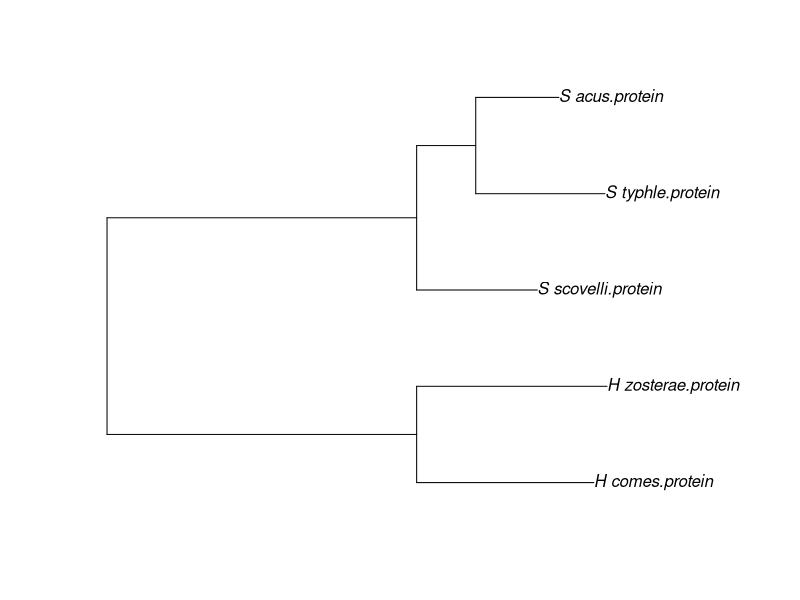

Write the R code that produced this figure.
## ---- chunk 1
knitr::opts_knit$set(root.dir='../',
                     fig_path="../imgs/")
## ---- chunk 2
library(knitr)
library(kableExtra)
## ---- chunk 3
genomes<- data.frame(
  species = c(
    "Syngnathus scovelli",
    "Syngnathus floridae",
    "Syngnathus typhle",
    "Syngnathus acus",
    "Hippocampus zosterae",
    "Hippocampus comes"
  ),
  assembly_id = c(
    "GCF_024217435.2",
    "GCA_010014945.2",
    "GCF_033458585.1",
    "GCF_901709675.1",
    "GCF_025434085.1",
    "GCF_001891065.2"
  ),
  type = c(
    "proteins",
    "fasta and annotations",
    rep("proteins",4)
  )
)
kable(genomes,"latex")
## ---- chunk 4
library(ape)
ortho_tree <- ape::read.tree(text="((H_comes.protein:0.0356618,H_zosterae.protein:0.0383317)0.987331:0.062338,(S_scovelli.protein:0.0242953,(S_typhle.protein:0.0260101,S_acus.protein:0.016738)0.563686:0.0118948)0.987331:0.062338);")
plot(ortho_tree)
## ---- chunk 5
"smb://file/Research/FlanaganLab/intermediate_data/SFU_DE_pipeline_analysis_2023/06_diff_expr_analysis/02_high_exp_trinity_gene_seqs"
